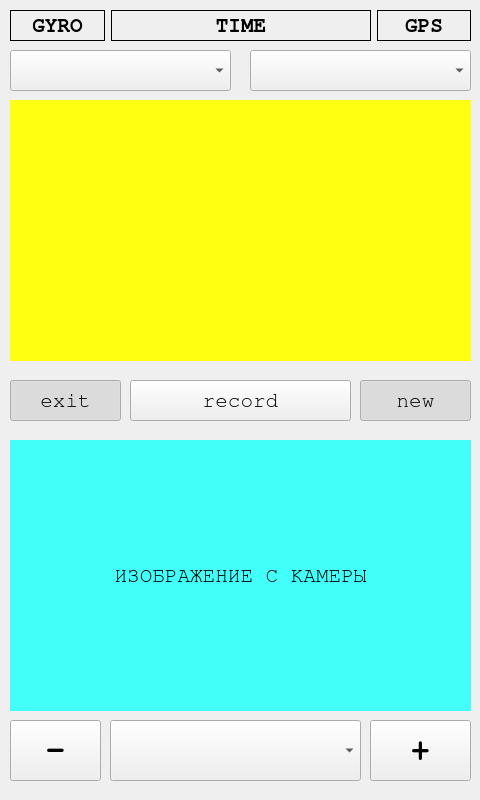
<?xml version="1.0" encoding="UTF-8"?>
<ui version="4.0">
 <class>MainWindow</class>
 <widget class="QMainWindow" name="MainWindow">
  <property name="geometry">
   <rect>
    <x>0</x>
    <y>0</y>
    <width>480</width>
    <height>800</height>
   </rect>
  </property>
  <property name="sizePolicy">
   <sizepolicy hsizetype="Fixed" vsizetype="Fixed">
    <horstretch>0</horstretch>
    <verstretch>0</verstretch>
   </sizepolicy>
  </property>
  <property name="minimumSize">
   <size>
    <width>480</width>
    <height>800</height>
   </size>
  </property>
  <property name="maximumSize">
   <size>
    <width>480</width>
    <height>800</height>
   </size>
  </property>
  <property name="font">
   <font>
    <family>FreeMono</family>
    <pointsize>16</pointsize>
   </font>
  </property>
  <property name="contextMenuPolicy">
   <enum>Qt::ActionsContextMenu</enum>
  </property>
  <property name="windowTitle">
   <string>UV</string>
  </property>
  <widget class="QWidget" name="centralwidget">
   <property name="sizePolicy">
    <sizepolicy hsizetype="Fixed" vsizetype="Fixed">
     <horstretch>0</horstretch>
     <verstretch>0</verstretch>
    </sizepolicy>
   </property>
   <property name="minimumSize">
    <size>
     <width>480</width>
     <height>800</height>
    </size>
   </property>
   <property name="maximumSize">
    <size>
     <width>480</width>
     <height>800</height>
    </size>
   </property>
   <property name="contextMenuPolicy">
    <enum>Qt::ActionsContextMenu</enum>
   </property>
   <widget class="QPushButton" name="pushButton_spectr">
    <property name="geometry">
     <rect>
      <x>10</x>
      <y>380</y>
      <width>111</width>
      <height>41</height>
     </rect>
    </property>
    <property name="text">
     <string>exit</string>
    </property>
    <property name="checkable">
     <bool>true</bool>
    </property>
    <property name="checked">
     <bool>true</bool>
    </property>
   </widget>
   <widget class="QCustomPlot" name="widget_plot" native="true">
    <property name="geometry">
     <rect>
      <x>10</x>
      <y>100</y>
      <width>461</width>
      <height>261</height>
     </rect>
    </property>
    <property name="styleSheet">
     <string notr="true">background-color: rgb(255, 255, 17);</string>
    </property>
   </widget>
   <widget class="QComboBox" name="comboBox_objects">
    <property name="geometry">
     <rect>
      <x>250</x>
      <y>50</y>
      <width>221</width>
      <height>41</height>
     </rect>
    </property>
    <property name="font">
     <font>
      <family>FreeMono</family>
      <pointsize>18</pointsize>
      <bold>true</bold>
     </font>
    </property>
   </widget>
   <widget class="QLabel" name="label_camera">
    <property name="geometry">
     <rect>
      <x>10</x>
      <y>440</y>
      <width>461</width>
      <height>271</height>
     </rect>
    </property>
    <property name="styleSheet">
     <string notr="true">background-color: rgb(66, 255, 249);
color: rgb(0, 0, 0);</string>
    </property>
    <property name="text">
     <string>ИЗОБРАЖЕНИЕ С КАМЕРЫ</string>
    </property>
    <property name="scaledContents">
     <bool>true</bool>
    </property>
    <property name="alignment">
     <set>Qt::AlignCenter</set>
    </property>
   </widget>
   <widget class="QComboBox" name="comboBox_expositions">
    <property name="geometry">
     <rect>
      <x>110</x>
      <y>720</y>
      <width>251</width>
      <height>61</height>
     </rect>
    </property>
    <property name="font">
     <font>
      <family>FreeMono</family>
      <pointsize>18</pointsize>
      <bold>true</bold>
     </font>
    </property>
   </widget>
   <widget class="QPushButton" name="pushButton_expo_minus">
    <property name="geometry">
     <rect>
      <x>10</x>
      <y>720</y>
      <width>91</width>
      <height>61</height>
     </rect>
    </property>
    <property name="font">
     <font>
      <family>FreeMono</family>
      <pointsize>24</pointsize>
      <bold>true</bold>
     </font>
    </property>
    <property name="text">
     <string>-</string>
    </property>
   </widget>
   <widget class="QWidget" name="layoutWidget">
    <property name="geometry">
     <rect>
      <x>10</x>
      <y>10</y>
      <width>461</width>
      <height>31</height>
     </rect>
    </property>
    <layout class="QHBoxLayout" name="horizontalLayout">
     <item>
      <widget class="QLabel" name="label_gyroscope">
       <property name="font">
        <font>
         <family>FreeMono</family>
         <pointsize>16</pointsize>
         <bold>true</bold>
        </font>
       </property>
       <property name="styleSheet">
        <string notr="true"/>
       </property>
       <property name="frameShape">
        <enum>QFrame::Box</enum>
       </property>
       <property name="text">
        <string>GYRO</string>
       </property>
       <property name="alignment">
        <set>Qt::AlignCenter</set>
       </property>
      </widget>
     </item>
     <item>
      <widget class="QLabel" name="label_time">
       <property name="minimumSize">
        <size>
         <width>260</width>
         <height>0</height>
        </size>
       </property>
       <property name="font">
        <font>
         <family>FreeMono</family>
         <pointsize>16</pointsize>
         <bold>true</bold>
        </font>
       </property>
       <property name="frameShape">
        <enum>QFrame::Box</enum>
       </property>
       <property name="text">
        <string>TIME</string>
       </property>
       <property name="alignment">
        <set>Qt::AlignCenter</set>
       </property>
      </widget>
     </item>
     <item>
      <widget class="QLabel" name="label_gps">
       <property name="font">
        <font>
         <family>FreeMono</family>
         <pointsize>16</pointsize>
         <bold>true</bold>
        </font>
       </property>
       <property name="frameShape">
        <enum>QFrame::Box</enum>
       </property>
       <property name="text">
        <string>GPS</string>
       </property>
       <property name="alignment">
        <set>Qt::AlignCenter</set>
       </property>
      </widget>
     </item>
    </layout>
   </widget>
   <widget class="QPushButton" name="pushButton_record">
    <property name="geometry">
     <rect>
      <x>130</x>
      <y>380</y>
      <width>221</width>
      <height>41</height>
     </rect>
    </property>
    <property name="font">
     <font>
      <family>FreeMono</family>
      <pointsize>16</pointsize>
     </font>
    </property>
    <property name="styleSheet">
     <string notr="true">#pushButton_record:checked {
border:none;
color: black; background-color: red;
}</string>
    </property>
    <property name="text">
     <string>record</string>
    </property>
    <property name="checkable">
     <bool>true</bool>
    </property>
   </widget>
   <widget class="QPushButton" name="pushButton_expo_plus">
    <property name="geometry">
     <rect>
      <x>370</x>
      <y>720</y>
      <width>101</width>
      <height>61</height>
     </rect>
    </property>
    <property name="font">
     <font>
      <family>FreeMono</family>
      <pointsize>24</pointsize>
      <bold>true</bold>
     </font>
    </property>
    <property name="text">
     <string>+</string>
    </property>
   </widget>
   <widget class="QComboBox" name="comboBox_mode">
    <property name="geometry">
     <rect>
      <x>10</x>
      <y>50</y>
      <width>221</width>
      <height>41</height>
     </rect>
    </property>
    <property name="font">
     <font>
      <family>FreeMono</family>
      <pointsize>18</pointsize>
      <bold>true</bold>
     </font>
    </property>
   </widget>
   <widget class="QPushButton" name="pushButton_spectr_create_new_experiment">
    <property name="geometry">
     <rect>
      <x>360</x>
      <y>380</y>
      <width>111</width>
      <height>41</height>
     </rect>
    </property>
    <property name="text">
     <string>new</string>
    </property>
    <property name="checkable">
     <bool>true</bool>
    </property>
    <property name="checked">
     <bool>true</bool>
    </property>
   </widget>
   <zorder>widget_plot</zorder>
   <zorder>comboBox_objects</zorder>
   <zorder>label_camera</zorder>
   <zorder>comboBox_expositions</zorder>
   <zorder>pushButton_expo_minus</zorder>
   <zorder>layoutWidget</zorder>
   <zorder>pushButton_record</zorder>
   <zorder>pushButton_expo_plus</zorder>
   <zorder>pushButton_spectr</zorder>
   <zorder>comboBox_mode</zorder>
   <zorder>pushButton_spectr_create_new_experiment</zorder>
  </widget>
 </widget>
 <customwidgets>
  <customwidget>
   <class>QCustomPlot</class>
   <extends>QWidget</extends>
   <header location="global">qcustomplot.h</header>
   <container>1</container>
  </customwidget>
 </customwidgets>
 <resources/>
 <connections/>
</ui>
